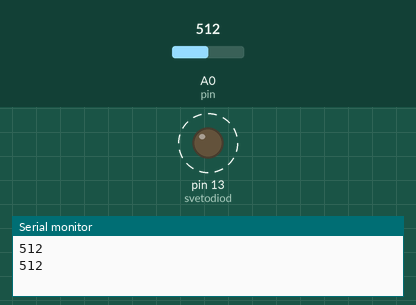
Bench run of a sketch on a simulated Arduino Uno, built with avr-gcc and run on an emulated ATmega328P. Parts: output pins drawn as LEDs (lit = HIGH), the last lines printed to the serial monitor. Dashed ring = blinking. The inputs (shaded band) are chosen by the test bench; at power-on: A0 (pin) = 512.

Above: at 1.8 s.
1.9 s: A0 (pin) set to 1023
At 2.33 s:
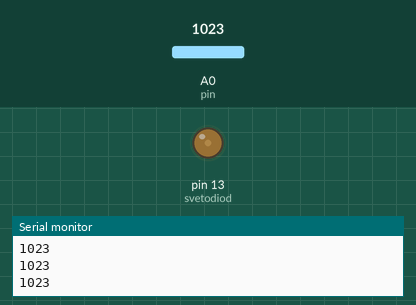
5.4 s: A0 (pin) set to 716
At 6.17 s:
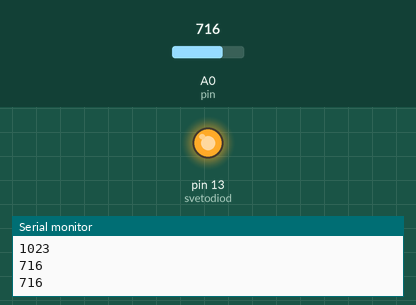
Timing chart, 0 to 14.9 s (numbered marks = the images above; inputs shaded):
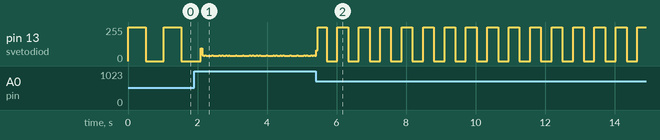

Measured:
- by itself, pin 13 (svetodiod): repeats every 0.57 s: 255/255 0.26 s, 0/255 0.31 s

The sketch:

PhotoresistorBlink.ino
```cpp
int svetodiod = 13; // svetodiod s 220 oma rezistor na pin 10
int pin = 0; // potenciometyr na analogov pin 0
int stojnost; // promenliva za otchitane
void setup () {
  Serial.begin(9600);
  pinMode(svetodiod, OUTPUT);
}
void loop ()
{
  stojnost = analogRead (pin); // zadava ‘stojnost’ ravna na ‘pin’
  Serial.println(stojnost);
  digitalWrite(svetodiod,HIGH);
  delay(1024 - stojnost);
  digitalWrite(svetodiod,LOW);
  delay(1024 - stojnost);
//  stojnost /= 4; // konvertira 0-1023 kym 0-255
//  analogWrite (svetodiod, stojnost); // izprashta PWM signal kym
// svetodiod


}
```
